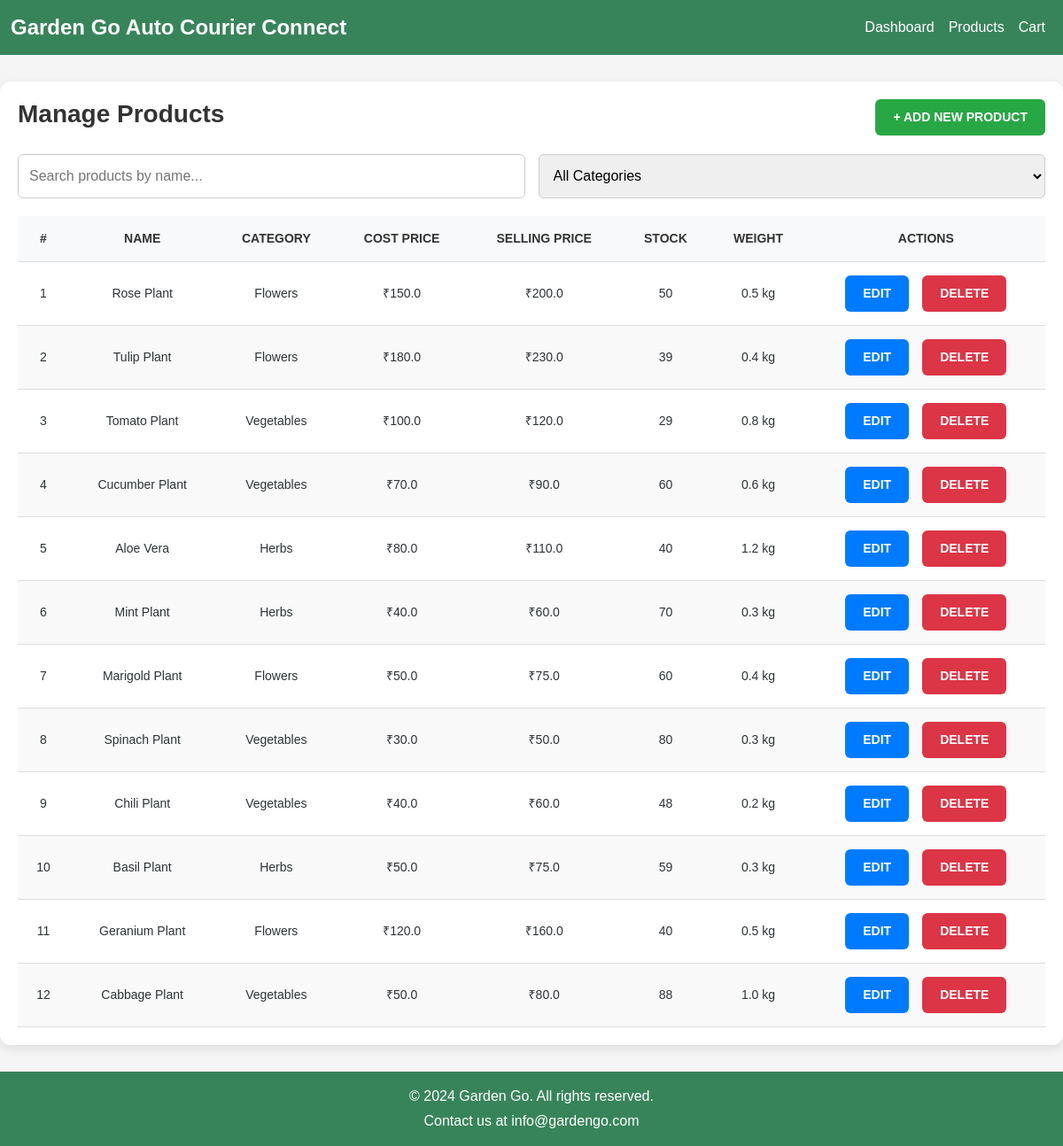
Page /admin/products (signed in) on the committed database.
### models.py (models this page shows)
class Product(db.Model):
    __tablename__ = 'product'
    product_id = db.Column(db.Integer, primary_key=True)
    name = db.Column(db.String(80), nullable=False)
    cost_price = db.Column(db.Float, nullable=False)
    selling_price = db.Column(db.Float, nullable=False)
    description = db.Column(db.String)
    stock_quantity = db.Column(db.Integer, nullable=False)
    image_url = db.Column(db.String)
    product_weight = db.Column(db.Float, nullable=False)  # New attribute
    category_id = db.Column(db.Integer, db.ForeignKey('category.category_id'))
    category = db.relationship('Category', back_populates='products')
    cart_items = db.relationship('CartItem', back_populates='product')
    order_items = db.relationship('OrderItem', back_populates='product')

class Category(db.Model):
    __tablename__ = 'category'
    category_id = db.Column(db.Integer, primary_key=True)
    category_name = db.Column(db.String(50), nullable=False)
    category_description = db.Column(db.String)
    products = db.relationship('Product', back_populates='category')

### admin.py (the view)
@admin_bp.route('/products', methods=['GET'])
def list_products():
    products = Product.query.all()
    categories = Category.query.all()
    return render_template('admin/manage_products.html', products=products, categories=categories)

### app.py (called while the page is built)
@login_manager.user_loader
def load_user(user_id):
    return User.query.get(int(user_id))

@app.before_request
def update_last_login():
    if current_user.is_authenticated:
        current_user.last_login = datetime.utcnow()
        db.session.commit()

### templates/admin/manage_products.html (shortened to what this page needs)
{% extends "base.html" %}
{% block css %}
<link
  rel="stylesheet"
  href="{{ url_for('static', filename='css/admin/manage_products.css') }}"
/>
{% endblock %}
{% block content %}
<div class="manage-products-container">
    <div class="header">
        <h1 class="page-title">Manage Products</h1>
        <a href="{{ url_for('admin.add_product') }}" class="btn btn-add">+ Add New Product</a>
    </div>
    <div class="search-filter-section">
        <input
          type="text"
          class="search-bar"
          placeholder="Search products by name..."
          onkeyup="filterProducts()"
          id="searchInput"
        />
        <select
          class="filter-dropdown"
          id="categoryFilter"
          onchange="filterProducts()">
            <option value="">All Categories</option>
        </select>
    </div>
    <div class="table-container">
        <table class="products-table" id="productsTable">
            <thead>
                <tr>
                    <th>#</th>
                    <th>Name</th>
                    <th>Category</th>
                    <th>Cost Price</th>
                    <th>Selling Price</th>
                    <th>Stock</th>
                    <th>Weight</th>
                    <th>Actions</th>
                </tr>
            </thead>
            <tbody>
                {% for product in products %}
                <tr>
                    <td>{{ product.product_id }}</td>
                    <td>{{ product.name }}</td>
                    <td>{{ product.category.category_name if product.category else 'N/A' }}</td>
                    <td>₹{{ product.cost_price }}</td>
                    <td>₹{{ product.selling_price }}</td>
                    <td>{{ product.stock_quantity }}</td>
                    <td>{{ product.product_weight }} kg</td>
                    <td class="actions-cell">
                        <a href="{{ url_for('admin.edit_product', product_id=product.product_id) }}" class="btn btn-edit">Edit</a>
                        <form
                          method="POST"
                          action="{{ url_for('admin.delete_product', product_id=product.product_id) }}"
                          onsubmit="return confirm('Are you sure you want to delete this product?');"
                        >
                            <button type="submit" class="btn btn-delete">Delete</button>
                        </form>
                    </td>
                </tr>
                {% endfor %}
            </tbody>
        </table>
    </div>
</div>
{% endblock %}

### static/css/base.css (style rules this page uses)
* { box-sizing: border-box; margin: 0; padding: 0; }
body { font-family: Arial, sans-serif; background-color: #f5f5f5; color: #2d3436; }

### static/css/admin/manage_products.css (style rules this page uses)
.manage-products-container { max-width: 1200px; margin: 30px auto; padding: 20px; background-color: #ffffff; box-shadow: 0 4px 12px rgba(0, 0, 0, 0.1); border-radius: 12px; min-height: calc(100vh - 206px); }
.header { display: flex; justify-content: space-between; align-items: center; margin-bottom: 20px; }
.page-title { font-size: 28px; color: #333; font-weight: bold; }
.btn { padding: 10px 20px; font-size: 14px; font-weight: bold; text-transform: uppercase; border: none; border-radius: 6px; cursor: pointer; text-decoration: none; color: #ffffff; transition: background-color 0.3s ease; }
.btn-add { background-color: #28a745; }
.btn-edit { background-color: #007bff; margin-right: 5px; }
.btn-delete { background-color: #dc3545; }
.search-filter-section { display: flex; gap: 15px; margin-bottom: 20px; }
.search-bar, .filter-dropdown { flex: 1; padding: 12px; font-size: 16px; border: 1px solid #ccc; border-radius: 6px; }
.table-container { overflow-x: auto; }
.products-table { width: 100%; border-collapse: collapse; border-spacing: 0; font-size: 14px; }
.products-table th, .products-table td { padding: 15px; text-align: center; border-bottom: 1px solid #ddd; }
.products-table th { background-color: #f8f9fa; color: #333; text-transform: uppercase; }
.products-table tr:nth-child(even) { background-color: #f9f9f9; }
.actions-cell { display: flex; justify-content: center; gap: 10px; }

### rows in the picture
Product: product_id "1", name "Rose Plant", category "Flowers", cost_price "150.0", selling_price "200.0", stock_quantity "50", product_weight "0.5"
Product: product_id "2", name "Tulip Plant", category "Flowers", cost_price "180.0", selling_price "230.0", stock_quantity "39", product_weight "0.4"
Product: product_id "3", name "Tomato Plant", category "Vegetables", cost_price "100.0", selling_price "120.0", stock_quantity "29", product_weight "0.8"
Product: product_id "4", name "Cucumber Plant", category "Vegetables", cost_price "70.0", selling_price "90.0", stock_quantity "60", product_weight "0.6"
Product: product_id "5", name "Aloe Vera", category "Herbs", cost_price "80.0", selling_price "110.0", stock_quantity "40", product_weight "1.2"
Product: product_id "6", name "Mint Plant", category "Herbs", cost_price "40.0", selling_price "60.0", stock_quantity "70", product_weight "0.3"
Product: product_id "7", name "Marigold Plant", category "Flowers", cost_price "50.0", selling_price "75.0", stock_quantity "60", product_weight "0.4"
Product: product_id "8", name "Spinach Plant", category "Vegetables", cost_price "30.0", selling_price "50.0", stock_quantity "80", product_weight "0.3"
Product: product_id "9", name "Chili Plant", category "Vegetables", cost_price "40.0", selling_price "60.0", stock_quantity "48", product_weight "0.2"
Product: product_id "10", name "Basil Plant", category "Herbs", cost_price "50.0", selling_price "75.0", stock_quantity "59", product_weight "0.3"
Product: product_id "11", name "Geranium Plant", category "Flowers", cost_price "120.0", selling_price "160.0", stock_quantity "40", product_weight "0.5"
Product: product_id "12", name "Cabbage Plant", category "Vegetables", cost_price "50.0", selling_price "80.0", stock_quantity "88", product_weight "1.0"
